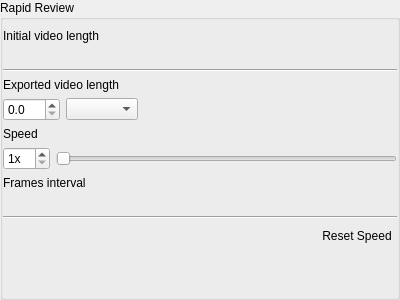
<?xml version="1.0" encoding="UTF-8"?>
<ui version="4.0">
 <class>RapidReviewSettingsWidget</class>
 <widget class="QWidget" name="RapidReviewSettingsWidget">
  <property name="geometry">
   <rect>
    <x>0</x>
    <y>0</y>
    <width>400</width>
    <height>300</height>
   </rect>
  </property>
  <layout class="QVBoxLayout" name="verticalLayout">
   <property name="leftMargin">
    <number>0</number>
   </property>
   <property name="topMargin">
    <number>0</number>
   </property>
   <property name="rightMargin">
    <number>0</number>
   </property>
   <property name="bottomMargin">
    <number>0</number>
   </property>
   <item>
    <widget class="QGroupBox" name="groupBox">
     <property name="title">
      <string>Rapid Review</string>
     </property>
     <property name="flat">
      <bool>true</bool>
     </property>
     <layout class="QVBoxLayout" name="verticalLayout_2">
      <property name="leftMargin">
       <number>0</number>
      </property>
      <property name="rightMargin">
       <number>0</number>
      </property>
      <item>
       <widget class="QLabel" name="initialLengthLabel">
        <property name="text">
         <string>Initial video length</string>
        </property>
       </widget>
      </item>
      <item>
       <widget class="QLabel" name="initialLengthText">
        <property name="text">
         <string notr="true"/>
        </property>
       </widget>
      </item>
      <item>
       <widget class="Line" name="line">
        <property name="orientation">
         <enum>Qt::Horizontal</enum>
        </property>
       </widget>
      </item>
      <item>
       <widget class="QLabel" name="exportedLengthLabel">
        <property name="text">
         <string>Exported video length</string>
        </property>
        <property name="buddy">
         <cstring>resultLengthSpinBox</cstring>
        </property>
       </widget>
      </item>
      <item>
       <layout class="QHBoxLayout" name="horizontalLayout">
        <item>
         <widget class="QDoubleSpinBox" name="resultLengthSpinBox">
          <property name="decimals">
           <number>1</number>
          </property>
         </widget>
        </item>
        <item>
         <widget class="QComboBox" name="resultLengthUnitsComboBox"/>
        </item>
        <item>
         <spacer name="horizontalSpacer">
          <property name="orientation">
           <enum>Qt::Horizontal</enum>
          </property>
          <property name="sizeHint" stdset="0">
           <size>
            <width>40</width>
            <height>20</height>
           </size>
          </property>
         </spacer>
        </item>
       </layout>
      </item>
      <item>
       <widget class="QLabel" name="speedLabel">
        <property name="text">
         <string>Speed</string>
        </property>
        <property name="buddy">
         <cstring>speedSpinBox</cstring>
        </property>
       </widget>
      </item>
      <item>
       <layout class="QHBoxLayout" name="horizontalLayout_2">
        <item>
         <widget class="QSpinBox" name="speedSpinBox">
          <property name="suffix">
           <string notr="true">x</string>
          </property>
          <property name="minimum">
           <number>1</number>
          </property>
         </widget>
        </item>
        <item>
         <widget class="QSlider" name="speedSlider">
          <property name="orientation">
           <enum>Qt::Horizontal</enum>
          </property>
         </widget>
        </item>
       </layout>
      </item>
      <item>
       <widget class="QLabel" name="framesIntervalLabel">
        <property name="text">
         <string>Frames interval</string>
        </property>
       </widget>
      </item>
      <item>
       <widget class="QLabel" name="framesIntervalText">
        <property name="text">
         <string notr="true"/>
        </property>
       </widget>
      </item>
      <item>
       <widget class="Line" name="line_2">
        <property name="orientation">
         <enum>Qt::Horizontal</enum>
        </property>
       </widget>
      </item>
      <item>
       <layout class="QHBoxLayout" name="horizontalLayout_3">
        <item>
         <spacer name="horizontalSpacer_4">
          <property name="orientation">
           <enum>Qt::Horizontal</enum>
          </property>
          <property name="sizeHint" stdset="0">
           <size>
            <width>40</width>
            <height>20</height>
           </size>
          </property>
         </spacer>
        </item>
        <item>
         <widget class="QPushButton" name="deleteButton">
          <property name="focusPolicy">
           <enum>Qt::NoFocus</enum>
          </property>
          <property name="text">
           <string>Reset Speed</string>
          </property>
          <property name="flat">
           <bool>true</bool>
          </property>
         </widget>
        </item>
       </layout>
      </item>
      <item>
       <spacer name="verticalSpacer">
        <property name="orientation">
         <enum>Qt::Vertical</enum>
        </property>
        <property name="sizeHint" stdset="0">
         <size>
          <width>20</width>
          <height>138</height>
         </size>
        </property>
       </spacer>
      </item>
     </layout>
    </widget>
   </item>
  </layout>
 </widget>
 <resources/>
 <connections/>
</ui>
